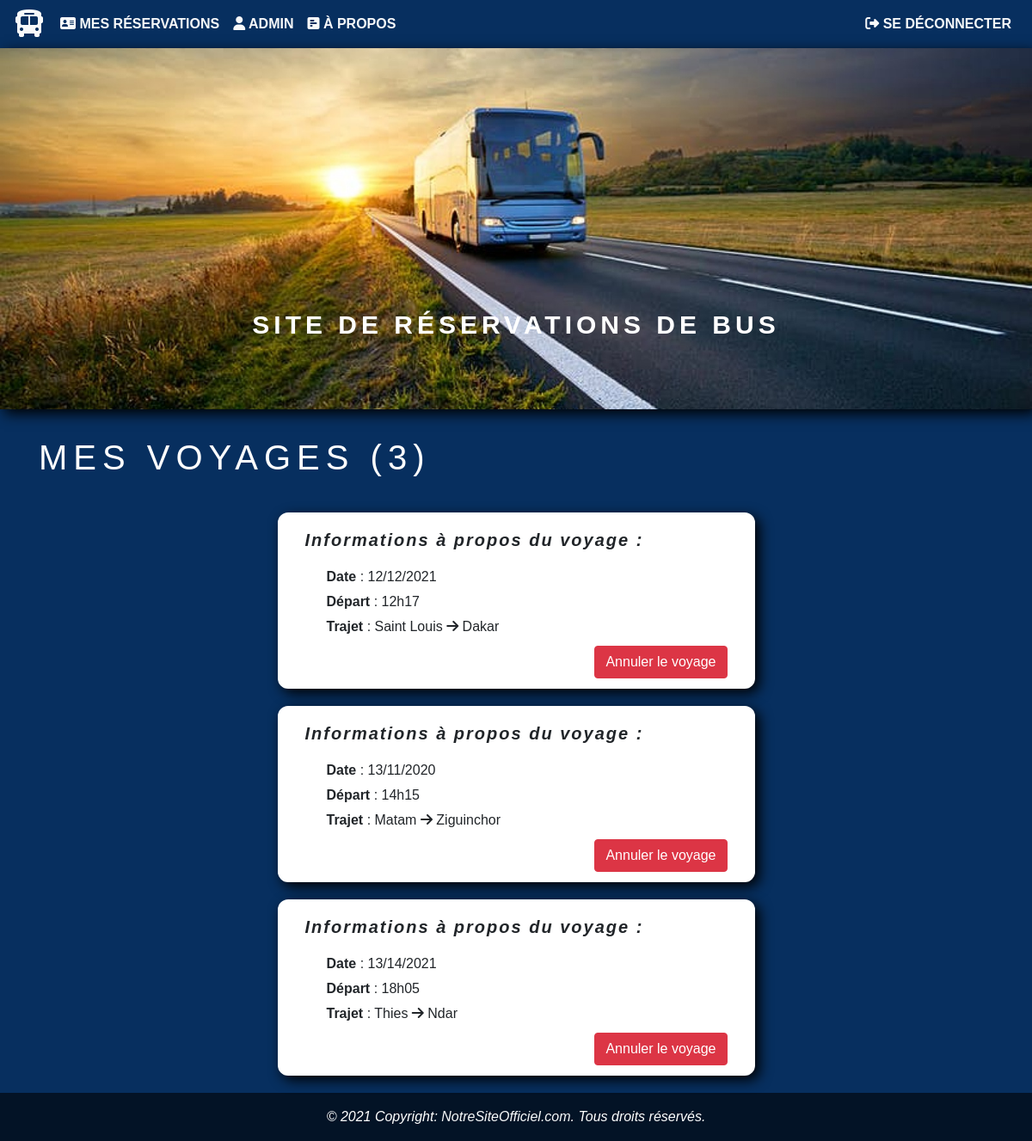
/samabus/busimstaff (signed in), run on the app's committed database.
### samabus/models.py (models this page shows, shortened)
class voyage(models.Model):
    depart = models.CharField(max_length=50)
    arrivee = models.CharField(max_length=50)
    date = models.CharField(max_length=20)
    heure = models.CharField(max_length=20)
    valide = models.BooleanField(default=True,null=True)
    id_bus = models.ForeignKey(bus, null=True, on_delete=models.CASCADE)
    prix = models.CharField(max_length=5,null=True)

### samabus/views.py (the view)
# urls.py: path('busimstaff',views.admin_gere,name='imstaff'),
def admin_gere(request):
    if request.user.is_staff:
        voyages = voyage.objects.all().filter(valide = True)
        nb = voyages.count()
        context = {"nb":nb,'voyages':voyages}
        return render(request,'Réservation.html',context)
    else:
        return redirect('login')

### samabus/templates/Réservation.html (shortened to what this page needs)
{% load static %}
<!DOCTYPE html>
<html lang="en">
<head>
    <link rel="stylesheet" href="https://stackpath.bootstrapcdn.com/bootstrap/4.3.1/css/bootstrap.min.css"/>
    <link rel="stylesheet" href=" {% static 'css/Réservation.css' %}">
</head>
<body>
    <section id="head">
        <nav class="navbar navbar-expand-lg">
            <a href="UserAcceuil.html"><i class="fas fa-bus fa-2x text-light" style="margin-right: 10px;"></i></a>
            <div class="collapse navbar-collapse justify-content-between" style="font-family: sans-serif; font-weight: bolder;" id="nav">
                <ul class="navbar-nav">
                    <li class="nav-item"><a class ="nav-link text-light text-uppercase " href="#"><i class="fas fa-address-card"></i> Mes Réservations</a></li>
                    <li class="nav-item"><a class ="nav-link text-light text-uppercase " href="Admin.html"><i class="fas fa-user"></i> Admin</a></li>
                    <li class="nav-item"><a class ="nav-link text-light text-uppercase " href="À-Propos.html"><i class="fas fa-poll-h"></i> À Propos</a></li>
                </ul>
                <ul class="navbar-nav">
                    <li class="nav-item"><a class ="nav-link text-light text-uppercase " href="{% url 'logout' %}" onclick="logout()"><i class="fas fa-sign-out-alt"></i> Se Déconnecter</a></li>
                </ul>
            </div>
        </nav>
    </section>
    <div class="jumbotron jum1 text-center" style="background-image: url(' {% static 'images/img.jpg' %} ');">
        <div class="image">
            <h1>Site de réservations de bus</h1>
        </div>
    </div>
    <div class="container cont-jumb">
        <h1 style="margin-bottom: 40px;">Mes Voyages ({{nb}})</h1>
        {% for voyage in voyages %}
        <div class = "col-lg-6 offset-lg-3 Réservations">
            <div class="voyage-principal col-lg-12">
                <div class="trajet">
                    <p>Informations à propos du voyage : </p>
                </div>
                <div class="infos-trajet">
                    <p class="elements-voyage"><strong>Date</strong> : {{voyage.date}}</p>
                    <p class="elements-voyage"><strong>Départ </strong>: {{voyage.heure}} </p>
                    <p class="elements-voyage"><strong>Trajet </strong>: {{voyage.depart}} <i class="fas fa-arrow-right"></i> {{voyage.arrivee}}</p>
                </div>
                <div class="buton">
                    <a href="{% url 'annuler' id_voyage=voyage.id %}" onclick="return confirm('Voulez vous annuler le voyage ?')">
                        <button type="button" class="btn btn-danger"> Annuler le voyage</button>
                    </a>
                </div>
            </div>
        </div>
        {% empty %}
            <h2>Pas de voyage en cours</h2>
        {% endfor %}
    </div>
    <footer class="text-center text-lg-start">
        <div class="text-center p-3" style="background-color: rgba(0, 0, 0, 0.6); color: white; font-style: italic;">
          © 2021 Copyright:
          <a class="text-light" href="#">NotreSiteOfficiel.com</a>.
          Tous droits réservés.
        </div>
      </footer>
</body>
</html>

### static/css/Réservation.css (style rules this page uses)
* { margin: 0; padding: 0; font-family: sans-serif; }
body { background-color: #072f5f; }
.jum1 { background-repeat: no-repeat; height: 420px; background-size: cover; background-position: center; color: #fff; border-radius: 0px; box-shadow: 5px 5px 15px #000; }
.jum1 h1 { margin-top: 235px; line-height: 1.5; font-size: 30px; font-weight: bold; font-family: 'Franklin Gothic Medium', 'Arial Narrow', Arial, sans-serif; letter-spacing: 5px; text-transform: uppercase; }
.cont-jumb { margin-top: 20px; margin-bottom: 20px; }
.cont-jumb h1 { font-family: sans-serif; letter-spacing: 7px; color: white; text-transform: uppercase; }
.Réservations { border: 2px solid white; height: auto; background-color: white; border-radius: 12px; box-shadow: 5px 5px 15px #000; display: flex; padding-left: 0px; margin-bottom: 20px; }
.voyage-principal { display: block; }
.trajet p { margin-top: 15px; margin-left: 15px; font-size: 20px; font-weight: bold; font-family: sans-serif; font-style: italic; letter-spacing: 2px; }
.elements-voyage { margin-bottom: 5px; margin-left: 40px; }
.buton { margin-top: 10px; text-align: right; margin-bottom: 10px; }

### data on the page
voyage: date "12/12/2021", heure "12h17", depart "Saint Louis", arrivee "Dakar"
voyage: date "13/11/2020", heure "14h15", depart "Matam", arrivee "Ziguinchor"
voyage: date "13/14/2021", heure "18h05", depart "Thies", arrivee "Ndar"

### other printed values
{{ nb }} "3"
